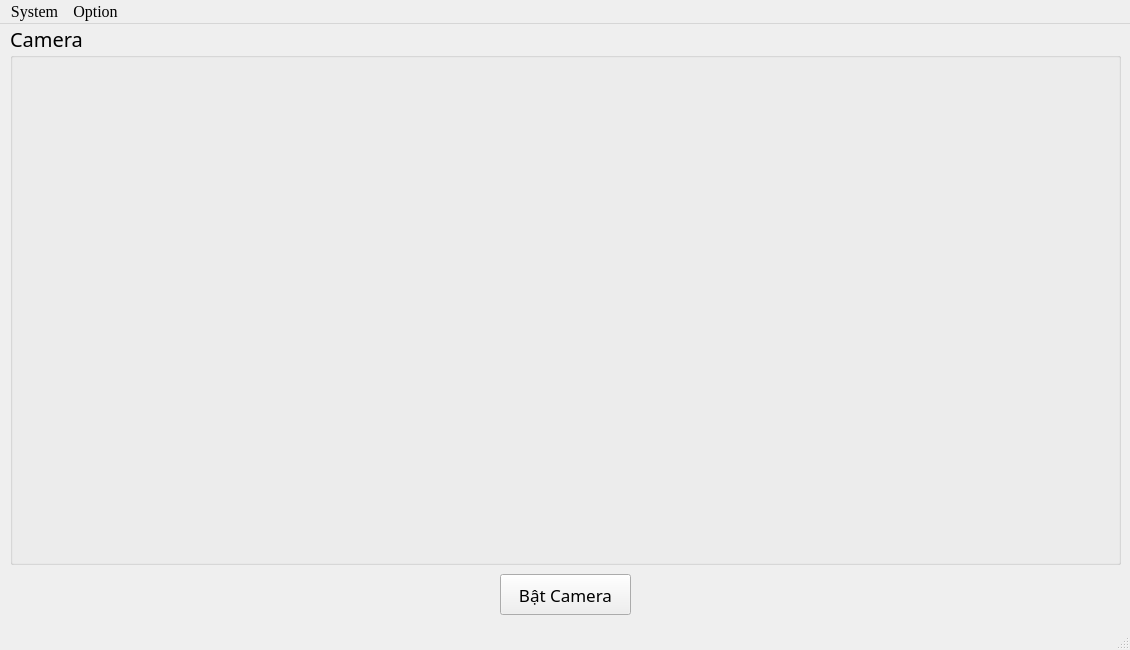
<?xml version="1.0" encoding="UTF-8"?>
<ui version="4.0">
 <class>MainWindow</class>
 <widget class="QMainWindow" name="MainWindow">
  <property name="geometry">
   <rect>
    <x>0</x>
    <y>0</y>
    <width>1130</width>
    <height>650</height>
   </rect>
  </property>
  <property name="minimumSize">
   <size>
    <width>1130</width>
    <height>650</height>
   </size>
  </property>
  <property name="maximumSize">
   <size>
    <width>1130</width>
    <height>650</height>
   </size>
  </property>
  <property name="windowTitle">
   <string>MainWindow</string>
  </property>
  <widget class="QWidget" name="centralwidget">
   <widget class="QPushButton" name="btn_start_camera">
    <property name="geometry">
     <rect>
      <x>500</x>
      <y>550</y>
      <width>131</width>
      <height>41</height>
     </rect>
    </property>
    <property name="font">
     <font>
      <family>MV Boli</family>
      <pointsize>13</pointsize>
     </font>
    </property>
    <property name="text">
     <string>Bật Camera</string>
    </property>
   </widget>
   <widget class="QGroupBox" name="Gr_Camera">
    <property name="geometry">
     <rect>
      <x>10</x>
      <y>0</y>
      <width>1111</width>
      <height>541</height>
     </rect>
    </property>
    <property name="font">
     <font>
      <family>MV Boli</family>
      <pointsize>15</pointsize>
     </font>
    </property>
    <property name="title">
     <string>Camera</string>
    </property>
    <widget class="QLabel" name="Show_Camera">
     <property name="geometry">
      <rect>
       <x>10</x>
       <y>30</y>
       <width>1091</width>
       <height>501</height>
      </rect>
     </property>
     <property name="styleSheet">
      <string notr="true"/>
     </property>
     <property name="text">
      <string/>
     </property>
    </widget>
   </widget>
   <widget class="QLabel" name="KQ_Camera">
    <property name="geometry">
     <rect>
      <x>690</x>
      <y>550</y>
      <width>421</width>
      <height>41</height>
     </rect>
    </property>
    <property name="font">
     <font>
      <family>MV Boli</family>
      <pointsize>15</pointsize>
     </font>
    </property>
    <property name="text">
     <string/>
    </property>
    <property name="alignment">
     <set>Qt::AlignCenter</set>
    </property>
   </widget>
  </widget>
  <widget class="QMenuBar" name="menubar">
   <property name="geometry">
    <rect>
     <x>0</x>
     <y>0</y>
     <width>1130</width>
     <height>28</height>
    </rect>
   </property>
   <property name="font">
    <font>
     <family>Times New Roman</family>
     <pointsize>12</pointsize>
    </font>
   </property>
   <widget class="QMenu" name="menuSystem">
    <property name="title">
     <string>System</string>
    </property>
    <addaction name="actionCamera"/>
    <addaction name="separator"/>
    <addaction name="actionImage"/>
   </widget>
   <widget class="QMenu" name="menuOption">
    <property name="font">
     <font>
      <family>Times New Roman</family>
      <pointsize>12</pointsize>
     </font>
    </property>
    <property name="title">
     <string>Option</string>
    </property>
    <addaction name="actionChange_Camera"/>
   </widget>
   <addaction name="menuSystem"/>
   <addaction name="menuOption"/>
  </widget>
  <widget class="QStatusBar" name="statusbar"/>
  <action name="actionCamera">
   <property name="text">
    <string>Camera</string>
   </property>
   <property name="font">
    <font>
     <family>Times New Roman</family>
     <pointsize>10</pointsize>
    </font>
   </property>
   <property name="shortcut">
    <string>Ctrl+C</string>
   </property>
  </action>
  <action name="actionImage">
   <property name="text">
    <string>Image</string>
   </property>
   <property name="font">
    <font>
     <family>Times New Roman</family>
     <pointsize>10</pointsize>
    </font>
   </property>
   <property name="shortcut">
    <string>Ctrl+I</string>
   </property>
  </action>
  <action name="actionChange_Camera">
   <property name="text">
    <string>Change_Camera</string>
   </property>
   <property name="font">
    <font>
     <family>Times New Roman</family>
     <pointsize>10</pointsize>
    </font>
   </property>
   <property name="shortcut">
    <string>Ctrl+O</string>
   </property>
  </action>
 </widget>
 <resources/>
 <connections/>
</ui>
